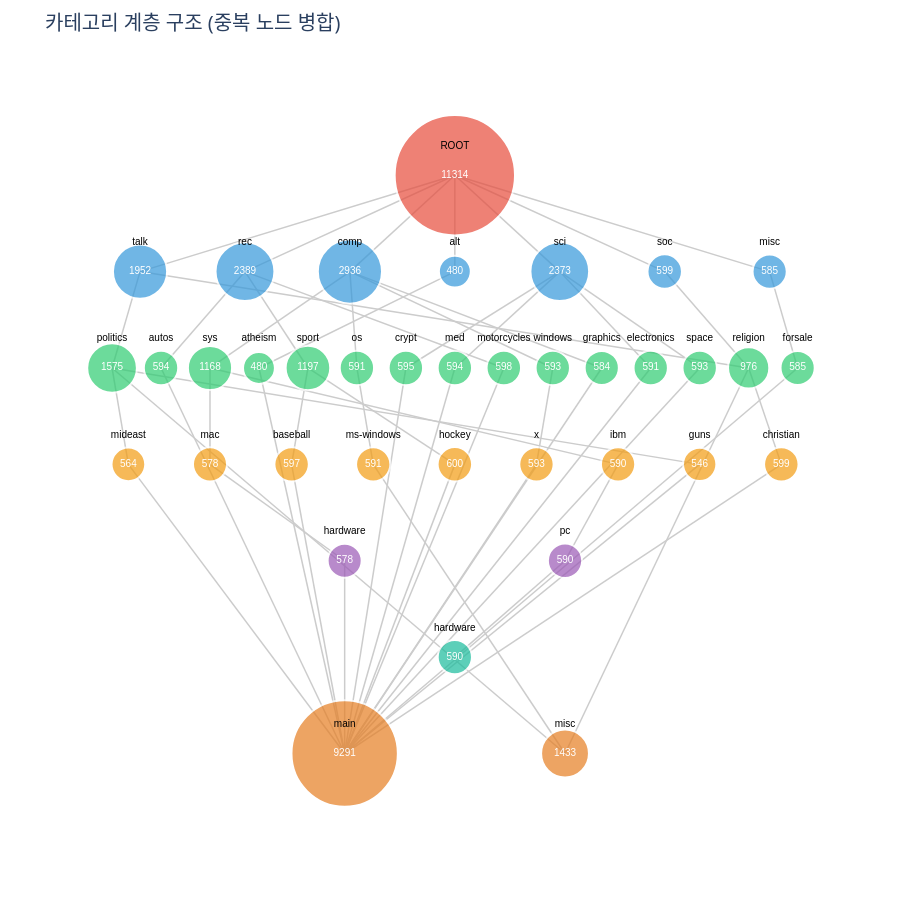

The cell this chart's notebook holds for it:
### Code cell
import plotly.graph_objects as go

# 데이터
data = count_by_class_dict

nodes_by_level_and_name = {}
nodes = {}
edges = set()
node_id = 0

root_key = ('ROOT', 0)
nodes[root_key] = {'id': node_id, 'label': 'ROOT', 'level': 0, 'count': len(TRAIN_DICT)}
nodes_by_level_and_name[(0, 'ROOT')] = root_key
node_id += 1

for level, name_count_dict in data.items():
    current_level = level + 1
    for name, count in name_count_dict.items():
        node_key = (name, current_level)
        if node_key not in nodes:
            nodes[node_key] = {
                'id': node_id,
                'label': name,
                'level': current_level,
                'count': count,
            }
            nodes_by_level_and_name[(current_level, name)] = node_key
            node_id += 1

for _, category_dict in TRAIN_DICT.items():
    ordered_path = sorted(
        (int(k), v) for k, v in category_dict.items() if k != 'category'
    )
    parent_key = root_key
    for level_idx, name in ordered_path:
        current_level = level_idx + 1
        node_key = nodes_by_level_and_name.get((current_level, name))
        if node_key is None:
            continue
        edges.add((parent_key, node_key))
        parent_key = node_key

levels = {}
for node_key, node in nodes.items():
    levels.setdefault(node['level'], []).append(node_key)

for level, node_keys in levels.items():
    num_nodes = len(node_keys)
    y = -level * 2
    for i, key in enumerate(node_keys):
        if num_nodes == 1:
            x = 0
        else:
            spacing = min(15, 50 / num_nodes)
            x = (i - (num_nodes - 1) / 2) * spacing
        nodes[key]['x'] = x
        nodes[key]['y'] = y

edge_x = []
edge_y = []
for parent, child in edges:
    edge_x.extend([nodes[parent]['x'], nodes[child]['x'], None])
    edge_y.extend([nodes[parent]['y'], nodes[child]['y'], None])

edge_trace = go.Scatter(
    x=edge_x,
    y=edge_y,
    mode='lines',
    line=dict(width=1.5, color='#cccccc'),
    hoverinfo='none'
)

node_colors = ['#e74c3c', '#3498db', '#2ecc71', '#f39c12', '#9b59b6', '#1abc9c', '#e67e22']
node_x = []
node_y = []
node_labels = []
node_counts = []
node_color = []
node_sizes = []

for n in nodes.values():
    node_x.append(n['x'])
    node_y.append(n['y'])
    node_labels.append(n['label'])
    node_counts.append(str(n.get('count', 0)))
    node_color.append(node_colors[n['level'] % len(node_colors)])
    base_size = 14 if n['level'] == 0 else 10
    scale = 0 if n.get('count') is None else max(0, n['count']) ** 0.5
    node_sizes.append(base_size + scale)

parent_counts = {}
for parent, child in edges:
    parent_counts[child] = parent_counts.get(child, 0) + 1

hover_text = []
for node_key, n in nodes.items():
    parent_count = parent_counts.get(node_key, 0)
    base_text = f"{n['label']}<br>레벨: {n['level']}<br>개수: {n.get('count', 0)}"
    if parent_count > 1:
        hover_text.append(base_text + f"<br>부모 노드: {parent_count}개")
    else:
        hover_text.append(base_text)

node_trace = go.Scatter(
    x=node_x,
    y=node_y,
    mode='markers',
    marker=dict(
        size=node_sizes,
        color=node_color,
        line=dict(width=2, color='white')
    ),
    hoverinfo='text',
    hovertext=hover_text
)

count_text_trace = go.Scatter(
    x=node_x,
    y=node_y,
    mode='text',
    text=node_counts,
    textposition='middle center',
    textfont=dict(size=10, color='white', family='Arial'),
    hoverinfo='none'
)

label_text_trace = go.Scatter(
    x=node_x,
    y=[y + 0.5 for y in node_y],
    mode='text',
    text=node_labels,
    textposition='top center',
    textfont=dict(size=10, color='black', family='Arial'),
    hoverinfo='none'
)

layout = go.Layout(
    title=dict(text='카테고리 계층 구조 (중복 노드 병합)', font=dict(size=20)),
    showlegend=False,
    hovermode='closest',
    xaxis=dict(showgrid=False, zeroline=False, showticklabels=False),
    yaxis=dict(showgrid=False, zeroline=False, showticklabels=False),
    plot_bgcolor='#ffffff',
    paper_bgcolor='#ffffff',
    margin=dict(l=40, r=40, t=60, b=40),
    height=900,
)

fig = go.Figure(
    data=[edge_trace, node_trace, count_text_trace, label_text_trace],
    layout=layout,
)
fig.show()

### Figure 1 — Plotly figure (JSON) as saved in the notebook; plotly's stock layout.template omitted (floating-point values rounded to 4 significant figures; data arrays with more than 128 entries replaced by an {"elided": "..."} marker saying what was removed)
{"data": [{"hoverinfo": "none", "line": {"color": "#cccccc", "width": 1.5}, "mode": "lines", "type": "scatter", "x": {"elided": "162 float values"}, "y": {"elided": "162 int values"}}, {"hoverinfo": "text", "hovertext": ["ROOT<br>레벨: 0<br>개수: 11314", "talk<br>레벨: 1<br>개수: 1952", "rec<br>레벨: 1<br>개수: 2389", "comp<br>레벨: 1<br>개수: 2936", "alt<br>레벨: 1<br>개수: 480", "sci<br>레벨: 1<br>개수: 2373", "soc<br>레벨: 1<br>개수: 599", "misc<br>레벨: 1<br>개수: 585", "politics<br>레벨: 2<br>개수: 1575", "autos<br>레벨: 2<br>개수: 594", "sys<br>레벨: 2<br>개수: 1168", "atheism<br>레벨: 2<br>개수: 480", "sport<br>레벨: 2<br>개수: 1197", "os<br>레벨: 2<br>개수: 591", "crypt<br>레벨: 2<br>개수: 595", "med<br>레벨: 2<br>개수: 594", "motorcycles<br>레벨: 2<br>개수: 598", "windows<br>레벨: 2<br>개수: 593", "graphics<br>레벨: 2<br>개수: 584", "electronics<br>레벨: 2<br>개수: 591", "space<br>레벨: 2<br>개수: 593", "religion<br>레벨: 2<br>개수: 976<br>부모 노드: 2개", "forsale<br>레벨: 2<br>개수: 585", "mideast<br>레벨: 3<br>개수: 564", "mac<br>레벨: 3<br>개수: 578", "baseball<br>레벨: 3<br>개수: 597", "ms-windows<br>레벨: 3<br>개수: 591", "hockey<br>레벨: 3<br>개수: 600", "x<br>레벨: 3<br>개수: 593", "ibm<br>레벨: 3<br>개수: 590", "guns<br>레벨: 3<br>개수: 546", "christian<br>레벨: 3<br>개수: 599", "hardware<br>레벨: 4<br>개수: 578", "pc<br>레벨: 4<br>개수: 590", "hardware<br>레벨: 5<br>개수: 590", "main<br>레벨: 6<br>개수: 9291<br>부모 노드: 16개", "misc<br>레벨: 6<br>개수: 1433<br>부모 노드: 3개"], "marker": {"color": ["#e74c3c", "#3498db", "#3498db", "#3498db", "#3498db", "#3498db", "#3498db", "#3498db", "#2ecc71", "#2ecc71", "#2ecc71", "#2ecc71", "#2ecc71", "#2ecc71", "#2ecc71", "#2ecc71", "#2ecc71", "#2ecc71", "#2ecc71", "#2ecc71", "#2ecc71", "#2ecc71", "#2ecc71", "#f39c12", "#f39c12", "#f39c12", "#f39c12", "#f39c12", "#f39c12", "#f39c12", "#f39c12", "#f39c12", "#9b59b6", "#9b59b6", "#1abc9c", "#e67e22", "#e67e22"], "line": {"color": "white", "width": 2}, "size": [120.4, 54.18, 58.88, 64.18, 31.91, 58.71, 34.47, 34.19, 49.69, 34.37, 44.18, 31.91, 44.6, 34.31, 34.39, 34.37, 34.45, 34.35, 34.17, 34.31, 34.35, 41.24, 34.19, 33.75, 34.04, 34.43, 34.31, 34.49, 34.35, 34.29, 33.37, 34.47, 34.04, 34.29, 34.29, 106.4, 47.85]}, "mode": "markers", "type": "scatter", "x": [0, -21.43, -14.29, -7.143, 0, 7.143, 14.29, 21.43, -23.33, -20, -16.67, -13.33, -10, -6.667, -3.333, 0, 3.333, 6.667, 10, 13.33, 16.67, 20, 23.33, -22.22, -16.67, -11.11, -5.556, 0, 5.556, 11.11, 16.67, 22.22, -7.5, 7.5, 0, -7.5, 7.5], "y": [0, -2, -2, -2, -2, -2, -2, -2, -4, -4, -4, -4, -4, -4, -4, -4, -4, -4, -4, -4, -4, -4, -4, -6, -6, -6, -6, -6, -6, -6, -6, -6, -8, -8, -10, -12, -12]}, {"hoverinfo": "none", "mode": "text", "text": ["11314", "1952", "2389", "2936", "480", "2373", "599", "585", "1575", "594", "1168", "480", "1197", "591", "595", "594", "598", "593", "584", "591", "593", "976", "585", "564", "578", "597", "591", "600", "593", "590", "546", "599", "578", "590", "590", "9291", "1433"], "textfont": {"color": "white", "family": "Arial", "size": 10}, "textposition": "middle center", "type": "scatter", "x": [0, -21.43, -14.29, -7.143, 0, 7.143, 14.29, 21.43, -23.33, -20, -16.67, -13.33, -10, -6.667, -3.333, 0, 3.333, 6.667, 10, 13.33, 16.67, 20, 23.33, -22.22, -16.67, -11.11, -5.556, 0, 5.556, 11.11, 16.67, 22.22, -7.5, 7.5, 0, -7.5, 7.5], "y": [0, -2, -2, -2, -2, -2, -2, -2, -4, -4, -4, -4, -4, -4, -4, -4, -4, -4, -4, -4, -4, -4, -4, -6, -6, -6, -6, -6, -6, -6, -6, -6, -8, -8, -10, -12, -12]}, {"hoverinfo": "none", "mode": "text", "text": ["ROOT", "talk", "rec", "comp", "alt", "sci", "soc", "misc", "politics", "autos", "sys", "atheism", "sport", "os", "crypt", "med", "motorcycles", "windows", "graphics", "electronics", "space", "religion", "forsale", "mideast", "mac", "baseball", "ms-windows", "hockey", "x", "ibm", "guns", "christian", "hardware", "pc", "hardware", "main", "misc"], "textfont": {"color": "black", "family": "Arial", "size": 10}, "textposition": "top center", "type": "scatter", "x": [0, -21.43, -14.29, -7.143, 0, 7.143, 14.29, 21.43, -23.33, -20, -16.67, -13.33, -10, -6.667, -3.333, 0, 3.333, 6.667, 10, 13.33, 16.67, 20, 23.33, -22.22, -16.67, -11.11, -5.556, 0, 5.556, 11.11, 16.67, 22.22, -7.5, 7.5, 0, -7.5, 7.5], "y": [0.5, -1.5, -1.5, -1.5, -1.5, -1.5, -1.5, -1.5, -3.5, -3.5, -3.5, -3.5, -3.5, -3.5, -3.5, -3.5, -3.5, -3.5, -3.5, -3.5, -3.5, -3.5, -3.5, -5.5, -5.5, -5.5, -5.5, -5.5, -5.5, -5.5, -5.5, -5.5, -7.5, -7.5, -9.5, -11.5, -11.5]}], "layout": {"height": 900, "hovermode": "closest", "margin": {"b": 40, "l": 40, "r": 40, "t": 60}, "paper_bgcolor": "#ffffff", "plot_bgcolor": "#ffffff", "showlegend": false, "title": {"font": {"size": 20}, "text": "카테고리 계층 구조 (중복 노드 병합)"}, "xaxis": {"showgrid": false, "showticklabels": false, "zeroline": false}, "yaxis": {"showgrid": false, "showticklabels": false, "zeroline": false}}}
